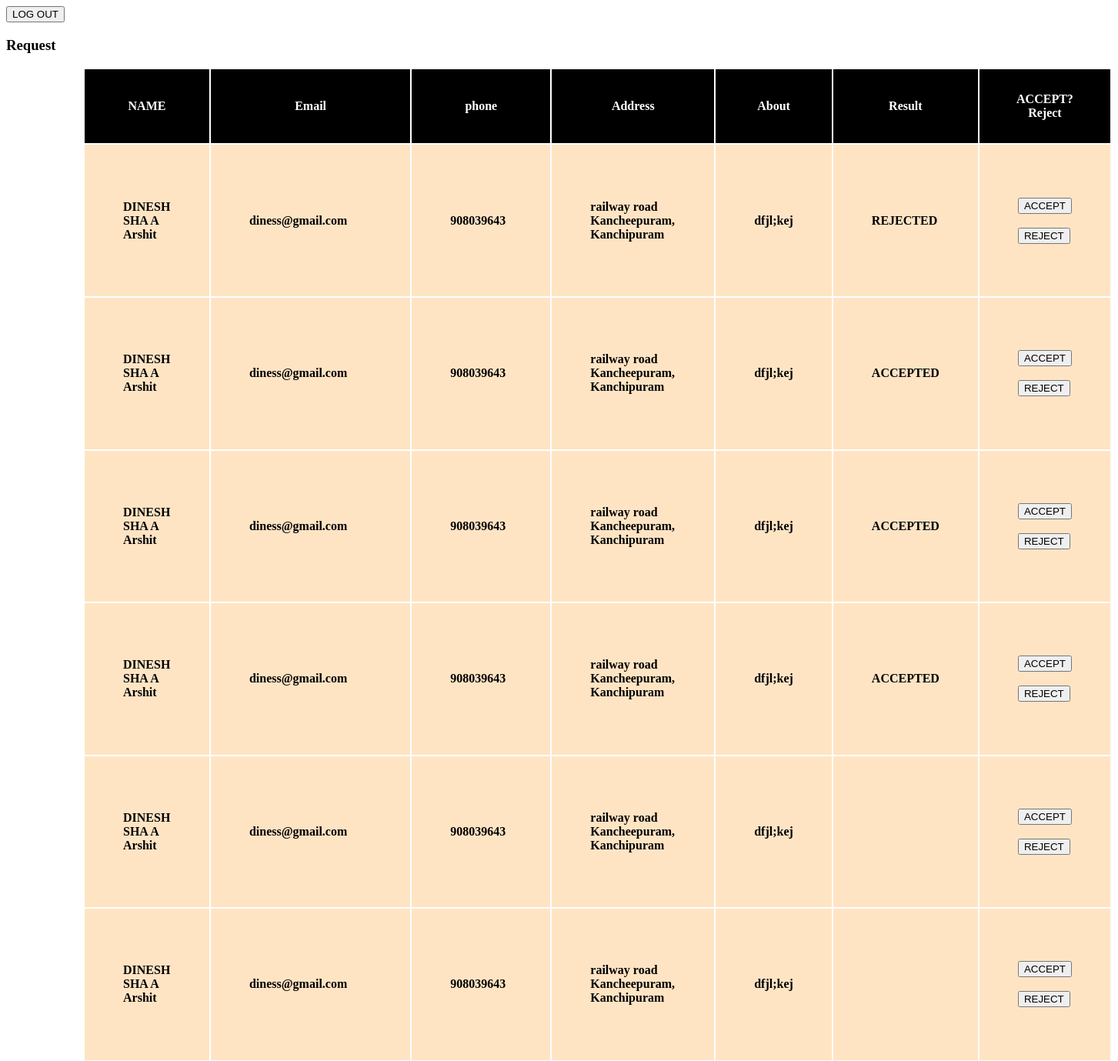
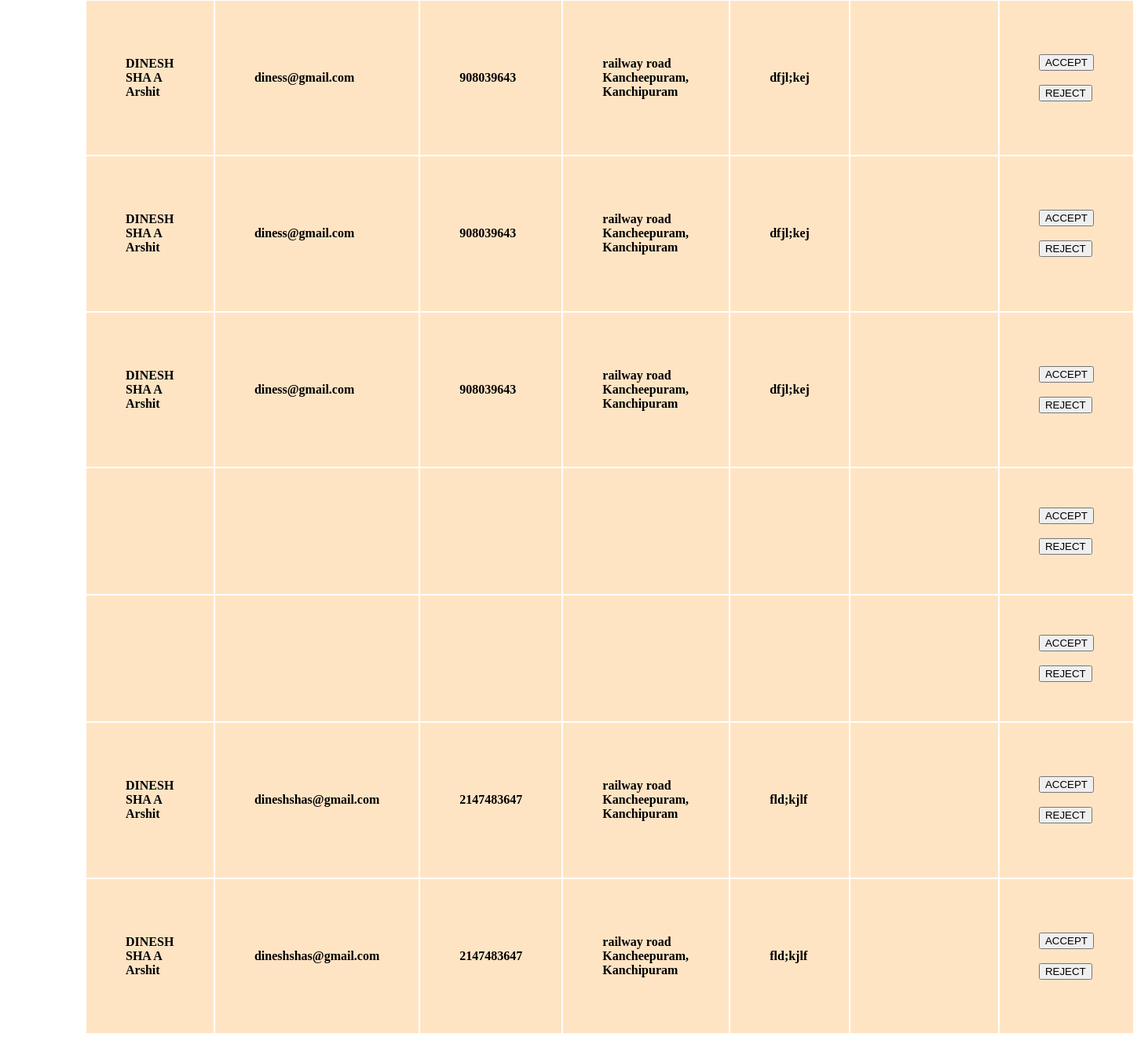
Page /portal/notification.php (signed in) on the committed database (2 pictures, top to bottom).
### tables this page shows
CREATE TABLE `request` (
  `autoid` int(255) NOT NULL,
  `giverid` int(255) NOT NULL,
  `empid` int(255) NOT NULL,
  `name` varchar(255) NOT NULL,
  `email` varchar(255) NOT NULL,
  `ph` varchar(10) NOT NULL,
  `addr` varchar(255) NOT NULL,
  `about` varchar(255) NOT NULL,
  `status` int(255) NOT NULL DEFAULT '0',
  `result` varchar(255) DEFAULT NULL
);

### portal/notification.php (the view, shortened to what this page needs)
<!DOCTYPE html>
<html lang="en">
<head>
</head>
<body class="container">
 <form method="post" action="logout.php">
  <button type="submit" onclick="myfun()"class="btn btn-lg btn-info">LOG OUT</button>
   <br>
   </form>
  <?php
$v=$_SESSION["id"];
$con=mysqli_connect("localhost","root","","portal");
$r="select * from request where giverid='$v'";
$res=mysqli_query($con,$r);
if(mysqli_num_rows($res)==0){
    ?>
    <h4>No result</h4>
    <?php
}
else{
    ?>
    <div class="">
  <div class="container cen">
   <h3 >Request</h3>
    <div class="sp">
    <table  class="table-striped ">
        <th>
         NAME
        </th>
        <th>
        Email
        </th>
        <th>
        phone
        </th>
        <th>
        Address
        </th>
        <th>
          About
        </th>
            <th>
        Result
        </th>
        <th>
          ACCEPT?Reject
        </th>
    <?php
        while($f=mysqli_fetch_array($res)){
?>
       <tr>
        <td>
        <h4>
            <?php echo $f[3]?>
        </h4>
        </td>
        <td>
         <h4>
            <?php echo $f[4]?>
        </h4>
        </td>
        <td>
         <h4>
            <?php echo $f[5]?>
        </h4>
        </td>
        <td>
         <h4>
            <?php echo $f[6]?>
        </h4>
         </td>
         <td>
          <h4>
            <?php echo $f[7]?>
        </h4>
        </td>
         <td>
          <h4>
            <?php echo $f[9]?>
        </h4>
        </td>
         <td>
      <form method="post" action="status.php">
        <button class="btn btn-outline-dark" value="1"
         name="but">
            ACCEPT
        </button>
        <br><br>
        <button class="btn btn-outline-dark" value="2"
        name="but">
            REJECT
        </button>
        </form>
        </td>
        </tr>
<?php
}
}
?>
</table>
</div>
</div>
</body>
</html>

### portal/notification.php (style rules this page uses)
table, th, td { border-style: hidden; }
th { background-color:black; padding: 10px; color:white; }
table { margin-left: 0px; color:black; }
tr { background-color: bisque; }
td { margin-left: 0px; padding: 50px; }
th { margin-left: 0px; padding: 30px; }
.cen { margin-right: 0px; }
.sp { margin-left:100px; }
body { border: 15px; }
table { border: 4px; align-content: center; }

### rows in the picture
request: name "DINESH SHA A Arshit", email "diness@gmail.com", ph "908039643", addr "railway road Kancheepuram, Kanchipuram", about "dfjl;kej", result "REJECTED"
request: name "DINESH SHA A Arshit", email "diness@gmail.com", ph "908039643", addr "railway road Kancheepuram, Kanchipuram", about "dfjl;kej", result "ACCEPTED"
request: name "DINESH SHA A Arshit", email "diness@gmail.com", ph "908039643", addr "railway road Kancheepuram, Kanchipuram", about "dfjl;kej", result "ACCEPTED"
request: name "DINESH SHA A Arshit", email "diness@gmail.com", ph "908039643", addr "railway road Kancheepuram, Kanchipuram", about "dfjl;kej", result "ACCEPTED"
request: name "DINESH SHA A Arshit", email "diness@gmail.com", ph "908039643", addr "railway road Kancheepuram, Kanchipuram", about "dfjl;kej"
request: name "DINESH SHA A Arshit", email "diness@gmail.com", ph "908039643", addr "railway road Kancheepuram, Kanchipuram", about "dfjl;kej"
request: name "DINESH SHA A Arshit", email "diness@gmail.com", ph "908039643", addr "railway road Kancheepuram, Kanchipuram", about "dfjl;kej"
request: name "DINESH SHA A Arshit", email "diness@gmail.com", ph "908039643", addr "railway road Kancheepuram, Kanchipuram", about "dfjl;kej"
request: name "DINESH SHA A Arshit", email "diness@gmail.com", ph "908039643", addr "railway road Kancheepuram, Kanchipuram", about "dfjl;kej"
request: name "DINESH SHA A Arshit", email "dineshshas@gmail.com", ph "2147483647", addr "railway road Kancheepuram, Kanchipuram", about "fld;kjlf"
request: name "DINESH SHA A Arshit", email "dineshshas@gmail.com", ph "2147483647", addr "railway road Kancheepuram, Kanchipuram", about "fld;kjlf"
